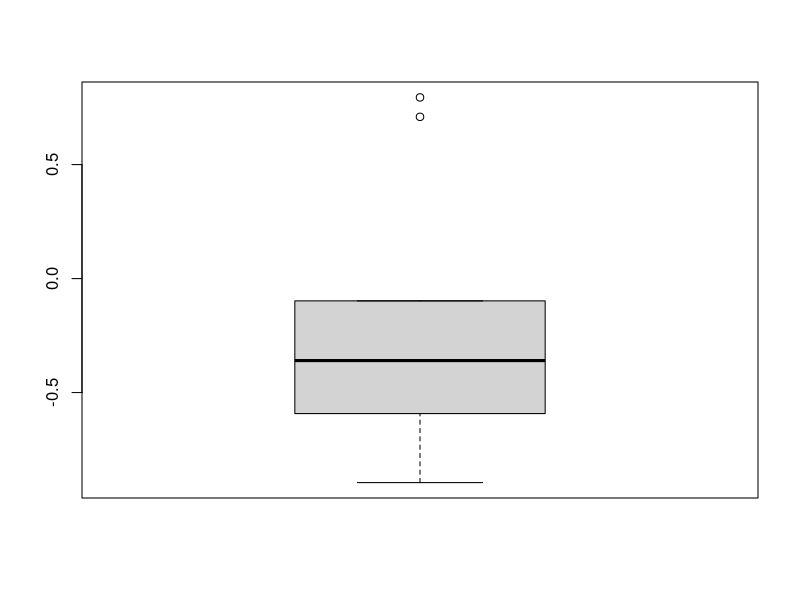
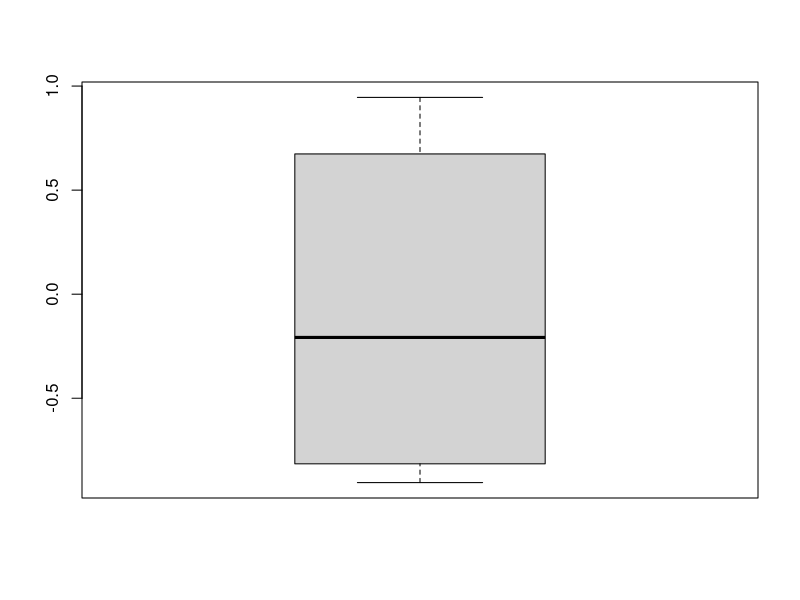
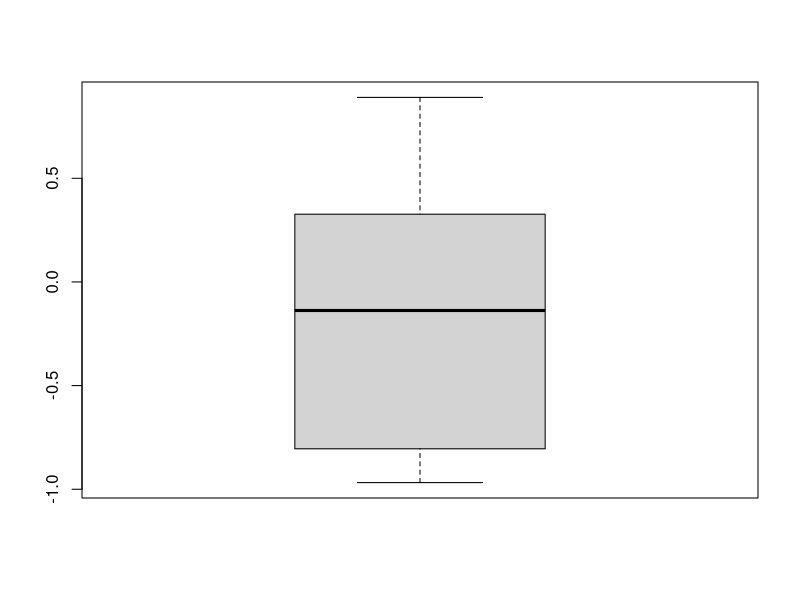
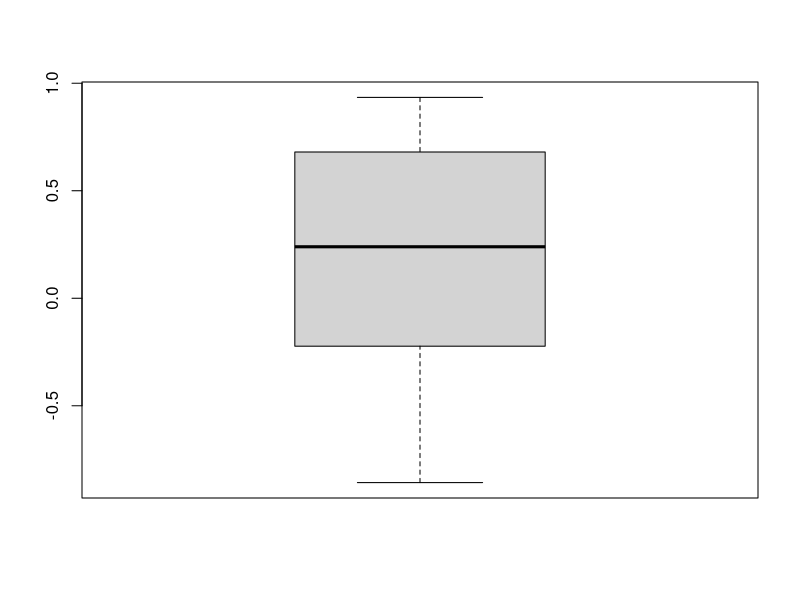
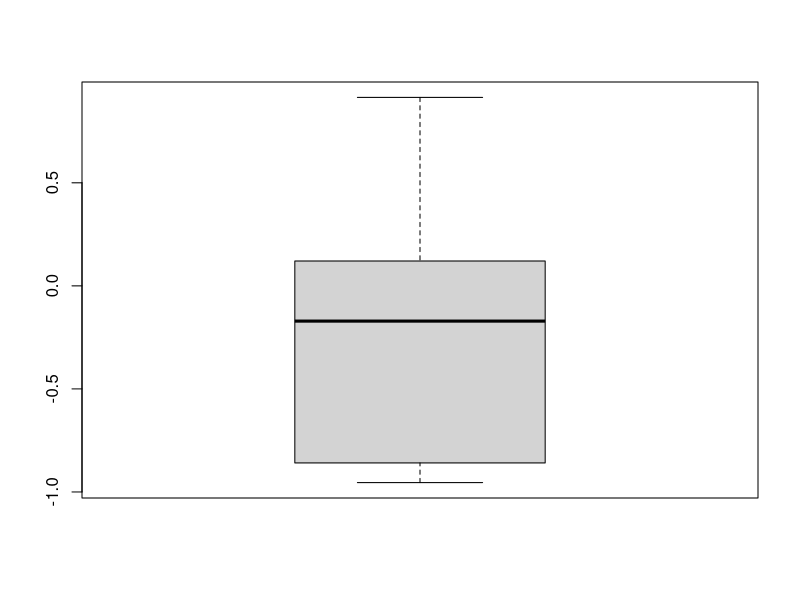
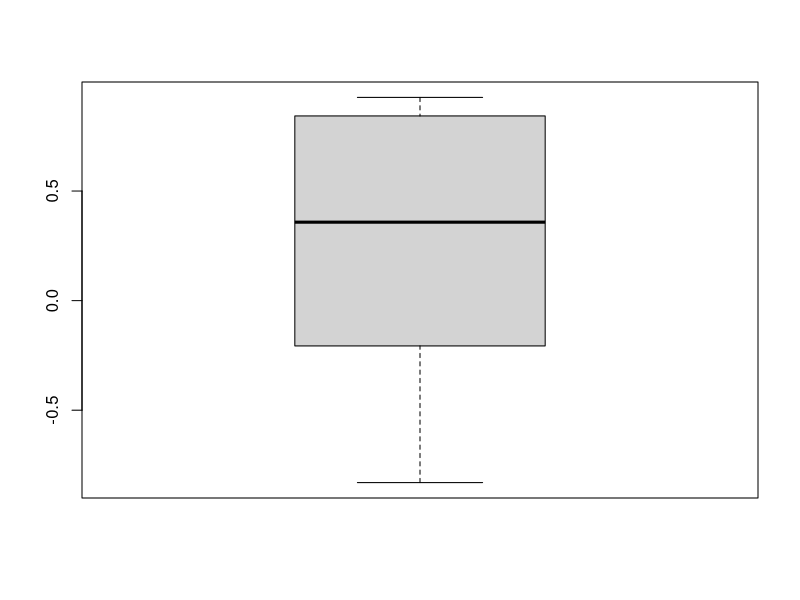
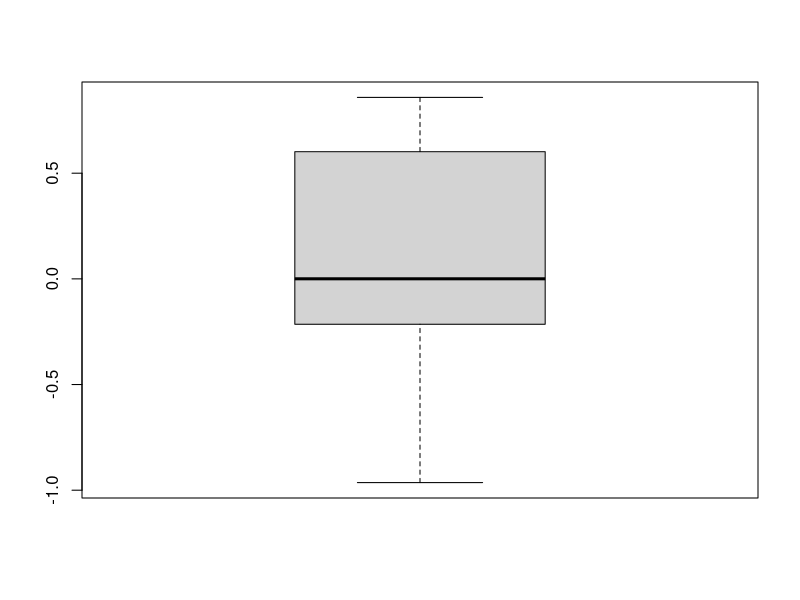
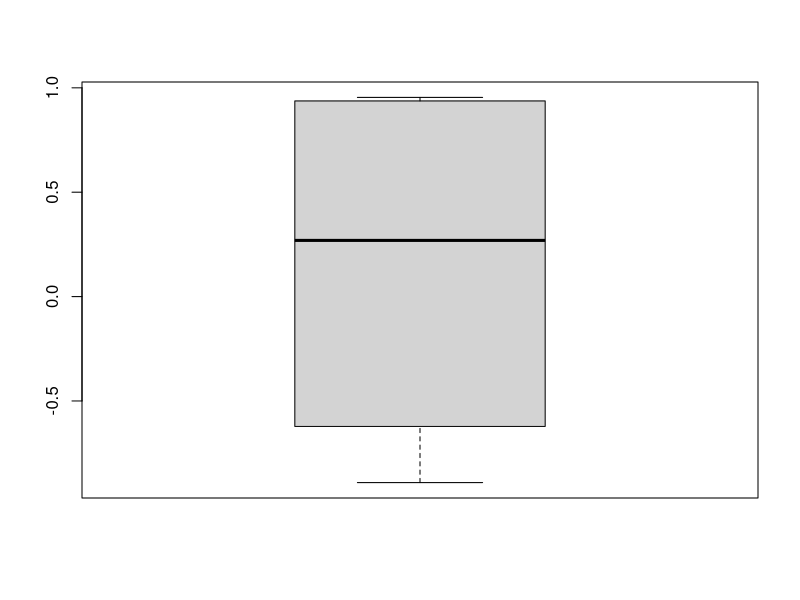

Generate these figures, in order, with R:
# 1. Simuler un échantillon de taille n = 10 d’une loi U(−1, 1) et enregistrez le maximum de l’échantillon.

x <- runif(10, -1, 1)
max <- max(x)

# 2. Répétez les deux étapes ci-dessus dix fois, en écrivant le maximum de l’échantillon à chaque fois. Commentez la variabilité des valeurs que vous obtenez pour les maxima de votre échantillon.
for (i in 1:10) {
  x <- runif(10, -1, 1)
}
# 3. Répétez 100 fois et construisez un histogramme et une boîte à moustaches. Quelle est la loi dumaximum, M = max 1≤i≤n X i où X i ∼ U(−1, 1) (TD1) ? Superposer la densité théoreique sur l’histogramme. Que remarquez-vous ?
for (i in 1:100) {
  x <- runif(10, -1, 1)
  boxplot(x)
}
# 4. Augmentez la taille de votre échantillon à 50 et répétez votre expérience. Que remarquez-vous? Sont-ils proches de la symétrie ?

x <- runif(50, -1, 1)